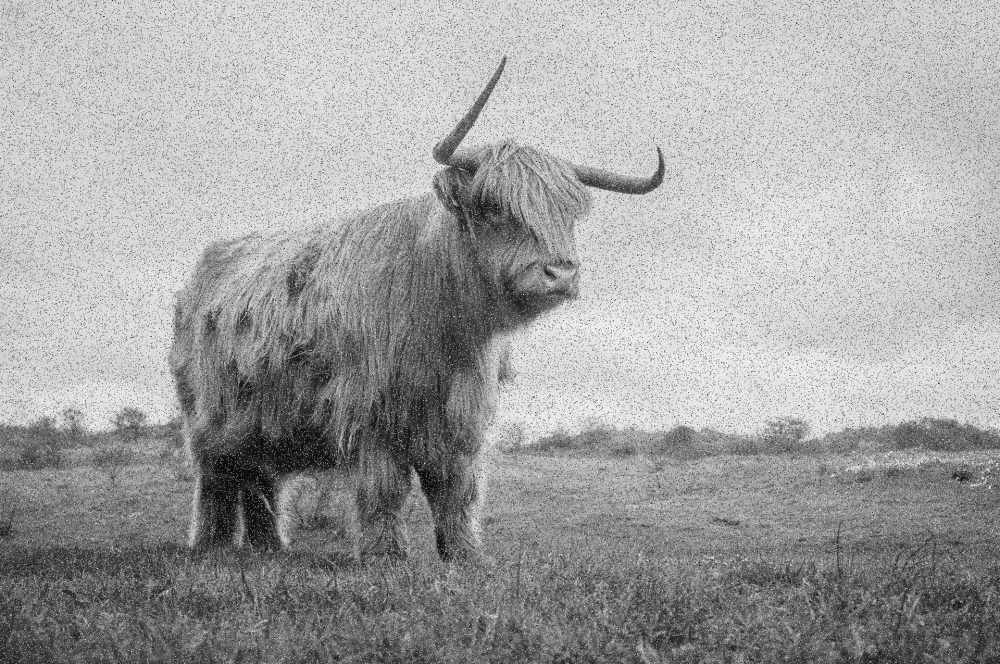
#> input picture openCV_tutorials/01_OpenCV_Python/cow.jpg, 1000 x 664 px, found by its file name
$ python 4_blurring.py
#> lines starting #> are read from the running program, lines starting #| are printed output that depends on the picture
import os
import cv2
import numpy as np
import pandas as pd

# image has a lot of inherent noise in the background (grainy black dots)
image_path = '/Users/tawate/Documents/openCV_tutorials/cow.jpg'
img = cv2.imread(image_path)
#> img is the input picture: shape (664, 1000, 3); min 3, max 249, mean 161.4

# kernel size or neighborhood size. Larger k size can created "over blurred" images
k_size = 7
k_size2 = 70
# square blur size (7,7)
img_blur = cv2.blur(img, (k_size,k_size))
img_blur2 = cv2.blur(img, (k_size2,k_size2))
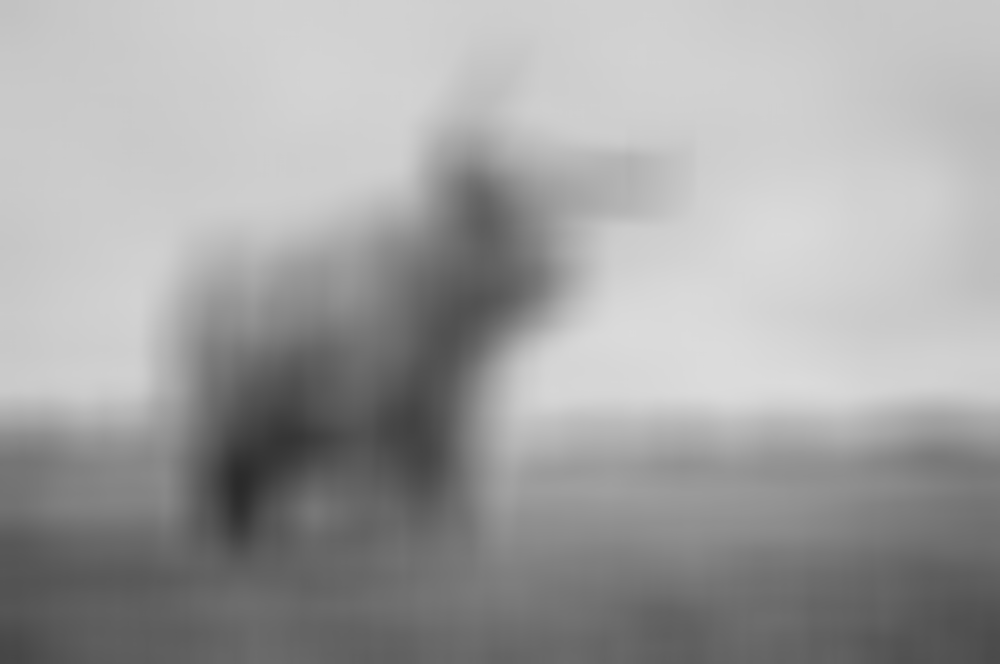
#> img_blur2: shape (664, 1000, 3); min 42, max 219, mean 161.5
img_gauss_blur = cv2.GaussianBlur(img, (k_size,k_size), 5)
img_median_blur = cv2.medianBlur(img, k_size)
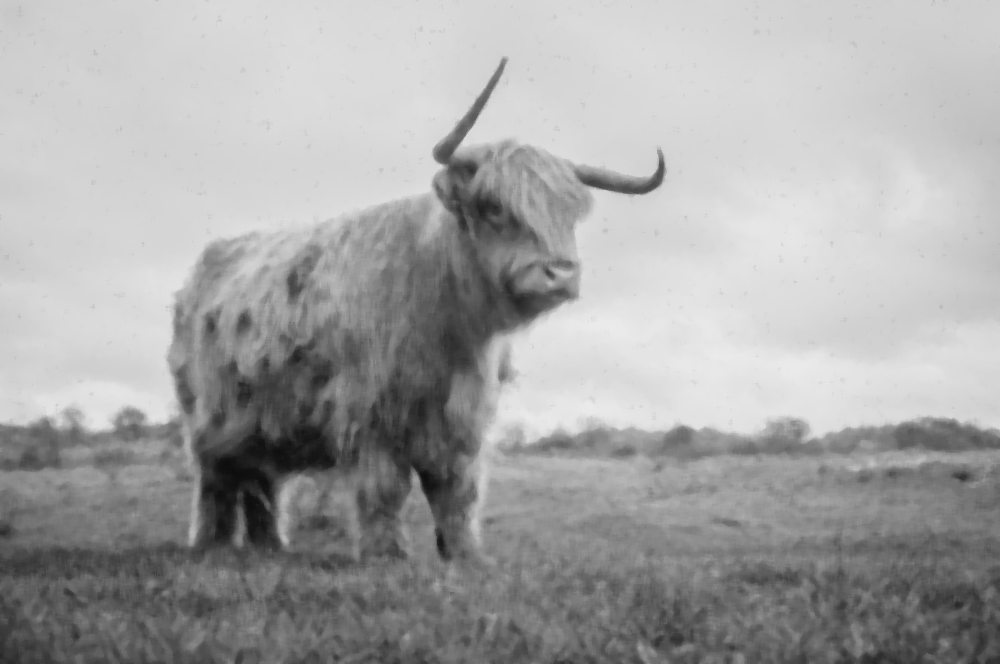
#> img_median_blur: shape (664, 1000, 3); min 13, max 235, mean 165.3

cv2.imshow('img',img)
cv2.imshow('img_blur',img_blur)
cv2.imshow('img_blur2', img_blur)
cv2.imshow('img_gauss_blur',img_gauss_blur)
cv2.imshow('img_median_blur', img_median_blur)
cv2.waitKey(0)
